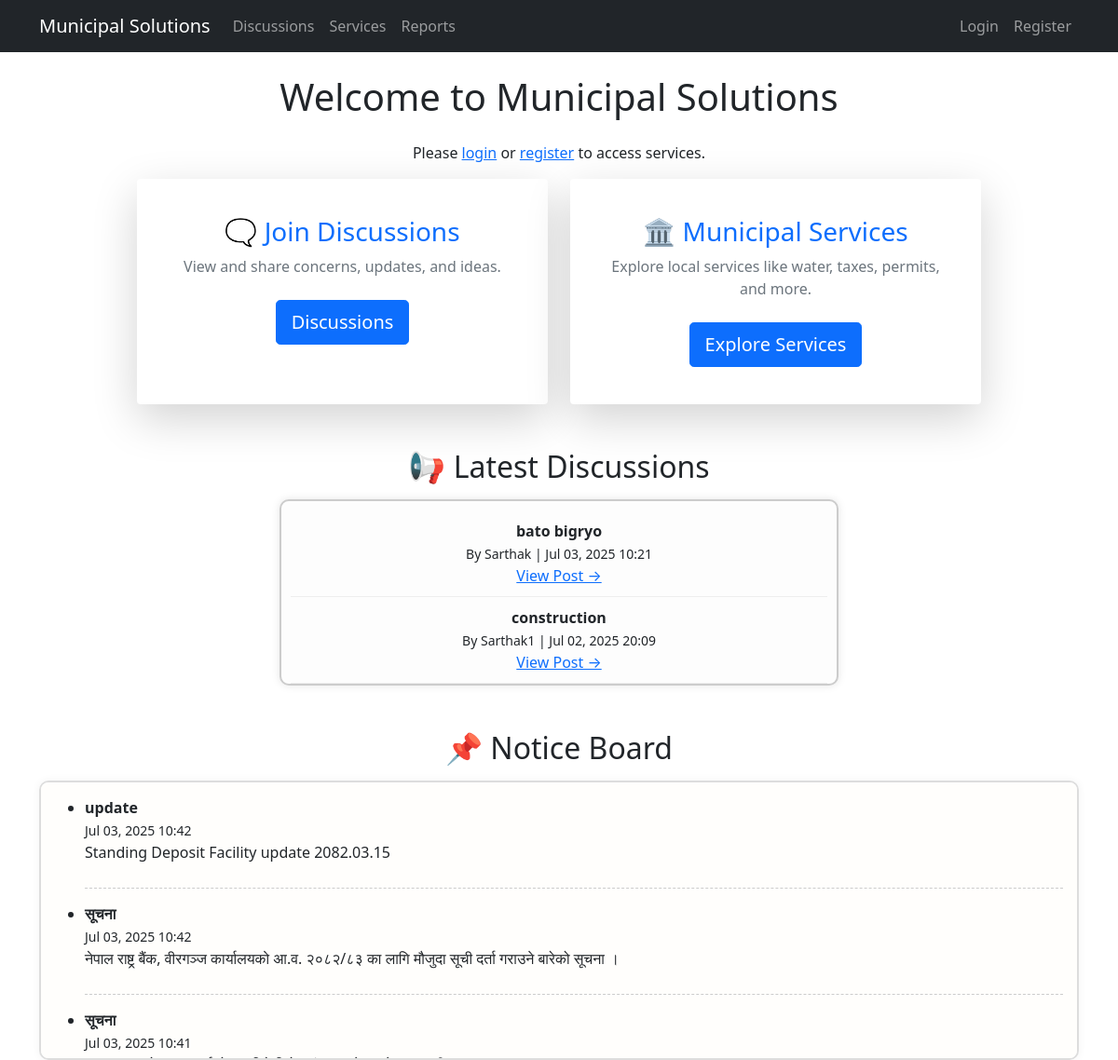
The page / on the database its author committed.
### services/models.py (models this page shows, shortened)
class DiscussionPost(models.Model):
    author = models.ForeignKey(CustomUser, on_delete=models.CASCADE)
    title = models.CharField(max_length=200)
    content = models.TextField()
    image = models.ImageField(upload_to='discussion_images/', blank=True, null=True)  # NEW
    location = models.CharField(max_length=100, blank=True, null=True)  # For storing map location
    created_at = models.DateTimeField(auto_now_add=True)
    updated_at = models.DateTimeField(auto_now=True)
    likes = models.PositiveIntegerField(default=0)
    dislikes = models.PositiveIntegerField(default=0)

class Notice(models.Model):
    title = models.CharField(max_length=255)
    content = models.TextField()
    created_at = models.DateTimeField(auto_now_add=True)
    class Meta:
        ordering = ['-created_at']

### accounts/models.py (models this page shows, shortened)
class CustomUser(AbstractUser):
    is_admin     = models.BooleanField(default=False)
    phone_number = models.CharField(max_length=20, blank=True)
    address      = models.TextField(blank=True)
    email        = models.EmailField(unique=True)

### services/views.py (the view)
# urls.py: 2. Add a URL to urlpatterns:  path('', views.home, name='home')
def home(request):
    latest_posts = DiscussionPost.objects.order_by('-created_at')[:5]
    notices = Notice.objects.all()[:10]
    return render(request, 'services/home.html', {
        'latest_posts': latest_posts,
        'notices': notices
    })

### templates/services/home.html (shortened to what this page needs)
{% extends 'base.html' %}
{% block content %}
<div class="container mt-4 text-center">
    <h1 class="mb-4">Welcome to Municipal Solutions</h1>
    {% if user.is_authenticated %}
        {% if user.is_admin %}
            <div class="alert alert-info">
                You have admin privileges. <a href="/admin/">Access admin panel</a>
            </div>
        {% endif %}
    {% else %}
        <p>Please <a href="{% url 'login' %}">login</a> or <a href="{% url 'register' %}">register</a> to access services.</p>
    {% endif %}
    <div class="row justify-content-center g-4 mb-5">
        <div class="col-md-5">
            <a href="{% url 'discussions' %}" class="text-decoration-none">
                <div class="card shadow-lg h-100 p-4 border-0 hover-zoom">
                    <div class="card-body">
                        <h3 class="card-title text-primary">🗨️ Join Discussions</h3>
                        <p class="card-text text-muted">View and share concerns, updates, and ideas.</p>
                        <button class="btn btn-primary btn-lg mt-2">Discussions</button>
                    </div>
                </div>
            </a>
        </div>
        <div class="col-md-5">
            <a href="{% url 'service_page' %}" class="text-decoration-none">
                <div class="card shadow-lg h-100 p-4 border-0 hover-zoom">
                    <div class="card-body">
                        <h3 class="card-title text-primary">🏛️ Municipal Services</h3>
                        <p class="card-text text-muted">Explore local services like water, taxes, permits, and more.</p>
                        <button class="btn btn-primary btn-lg mt-2">Explore Services</button>
                    </div>
                </div>
            </a>
        </div>
    </div>
    <h2 class="text-center">📢 Latest Discussions</h2>
    <div class="scroll-box mx-auto mt-3">
        <div class="scroll-content">
            {% for post in latest_posts %}
                <div class="scroll-item">
                    <strong>{{ post.title }}</strong><br>
                    <small>By {{ post.author.username }} | {{ post.created_at|date:"M d, Y H:i" }}</small><br>
                    <a href="{% url 'post_detail' post.id %}">View Post →</a>
                </div>
            {% empty %}
                <p>No discussions available.</p>
            {% endfor %}
        </div>
    </div>
</div>
<h2 class="text-center mt-5">📌 Notice Board</h2>
<div class="notice-board mt-3">
    <ul class="notice-list">
        {% for notice in notices %}
            <li>
                <strong>{{ notice.title }}</strong><br>
                <small>{{ notice.created_at|date:"M d, Y H:i" }}</small><br>
                <p>{{ notice.content|truncatewords:25 }}</p>
            </li>
        {% empty %}
            <li>No notices available.</li>
        {% endfor %}
    </ul>
</div>
{% endblock %}

### templates/services/home.html (style rules this page uses)
.scroll-box { max-width: 600px; height: 200px; overflow: hidden; border: 2px solid #ccc; border-radius: 10px; padding: 10px; background-color: #fdfdfd; box-shadow: 0 0 10px rgba(0,0,0,0.1); position: relative; }
.scroll-content { display: flex; flex-direction: column; animation: scrollUp 20s linear infinite; }
.scroll-item { padding: 10px 0; border-bottom: 1px solid #eee; }
.notice-board { max-height: 300px; overflow-y: auto; border: 2px solid #ddd; border-radius: 10px; padding: 15px; background: #fffefc; box-shadow: 0 0 10px rgba(0,0,0,0.05); }
.notice-list li { margin-bottom: 15px; padding-bottom: 10px; border-bottom: 1px dashed #ccc; }

### rows shown on the page
DiscussionPost: title "bato bigryo", author.username "Sarthak", created_at "Jul 03, 2025 10:21"
DiscussionPost: title "construction", author.username "Sarthak1", created_at "Jul 02, 2025 20:09"
Notice: title "update", created_at "Jul 03, 2025 10:42", content "Standing Deposit Facility update 2082.03.15"
Notice: title "सूचना", created_at "Jul 03, 2025 10:42", content "नेपाल राष्ट्र बैंक, वीरगञ्ज कार्यालयको आ.व. २०८२/८३ का लागि मौजुदा सूची दर्ता गराउने बारेको सूचना ।"
Notice: title "सूचना", created_at "Jul 03, 2025 10:41"
